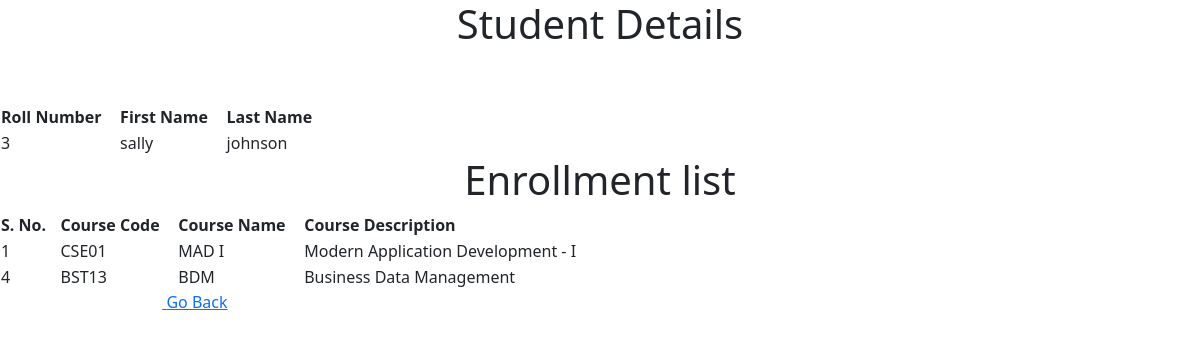
Screenshot of /student/2 with the database file from the repository.
### applications/models.py (models this page shows)
class Student(db.Model):
    __tablename__ = 'student'
    student_id = db.Column(db.Integer, primary_key=True, autoincrement=True)
    roll_no= db.Column(db.String, nullable=False, unique= True)
    first_name = db.Column(db.String, nullable=False)
    last_name = db.Column(db.String, nullable=False)
    enrollments = db.relationship('Enrollment', back_populates='student')

class Course(db.Model):
    __tablename__ = 'course'
    course_id = db.Column(db.Integer, primary_key=True, autoincrement=True)
    course_name = db.Column(db.String, nullable=False)
    course_description = db.Column(db.String)
    course_code = db.Column(db.String, nullable=False, unique=True)
    enrollments = db.relationship('Enrollment', back_populates='course')

### applications/controllers.py (the view)
@app.route("/student/<int:student_id>", methods=["GET"])
def enroll(student_id):
    enrolls = Enrollment.query.filter_by(estudent_id=student_id).all()
    course = []
    for enrollment in enrolls:
        course_instance = Course.query.filter_by(course_id=enrollment.ecourse_id).first()
        if course_instance:
            course.append(course_instance)
    stu = Student.query.filter_by(student_id=student_id).first()
    return render_template("enroll.html", c=course, stu=stu)

### templates/enroll.html (shortened to what this page needs)
<!DOCTYPE html>
<html>
	       <head>
	          <link href="https://cdn.jsdelivr.net/npm/bootstrap@5.3.0/dist/css/bootstrap.min.css" rel="stylesheet">
	       </head>
	       <body>
	       	<div>
	       	 <h1 style= "text-align:center"> Student Details </h1>
	       	 <br>
	       	 <div>
	       	 	<table id = "personal-details">
					<tr>
					<th>Roll Number &nbsp;&nbsp;&nbsp;</th>
					<th>First Name &nbsp;&nbsp;&nbsp;</th>
					<th>Last Name</th>
					</tr>
					<tr>
					<td>{{stu.roll_no}}</td>&nbsp;
					<td>{{stu.first_name}}</td>&nbsp;
					<td>{{stu.last_name}}</td>&nbsp;
					</tr>
				</table>
			</div>
			<div>
                <h1 style= "text-align:center"> Enrollment list </h1>
				<table id = "enroll-table">
					<tr>
					<th>S. No.&nbsp;&nbsp;&nbsp;</th>
					<th>Course Code &nbsp;&nbsp;&nbsp;</th>
					<th>Course Name &nbsp;&nbsp;&nbsp;</th>
					<th>Course Description</th>
					</tr>
					{% for i in c %}
					<tr>
					<td>{{i.course_id}}</td>
					<td>{{i.course_code}}</td>
					<td>{{i.course_name}}</td>
					<td>{{i.course_description}}</td>
					</tr>
					{% endfor %}
				</table>
			</div>
			<a href="/"> Go Back</a>
            </div>
	       </body>
	       </html>

### rows the page displays
Student: roll_no "3", first_name "sally", last_name "johnson"
Course: course_id "1", course_code "CSE01", course_name "MAD I", course_description "Modern Application Development - I"
Course: course_id "4", course_code "BST13", course_name "BDM", course_description "Business Data Management"
